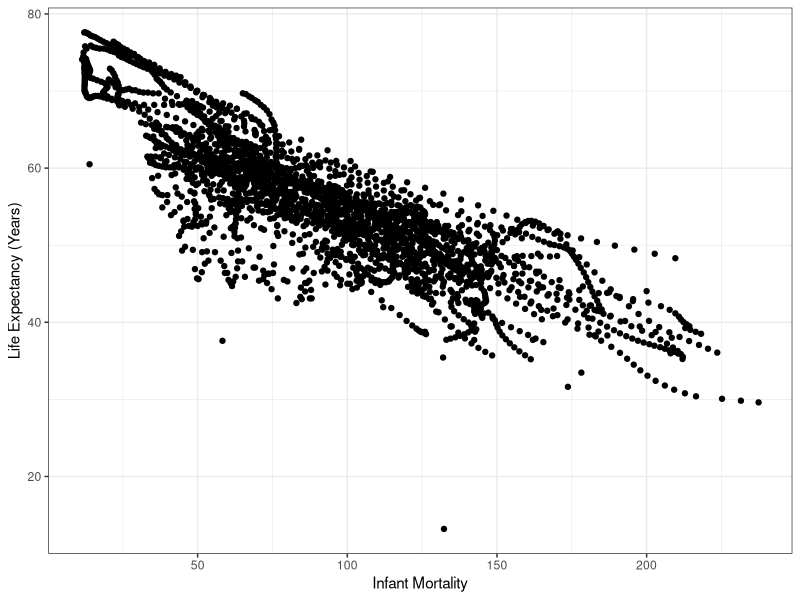
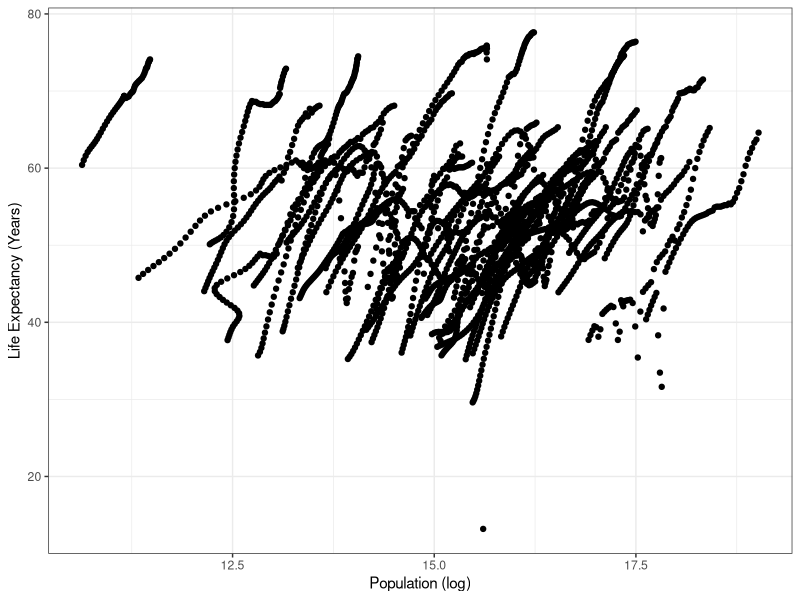
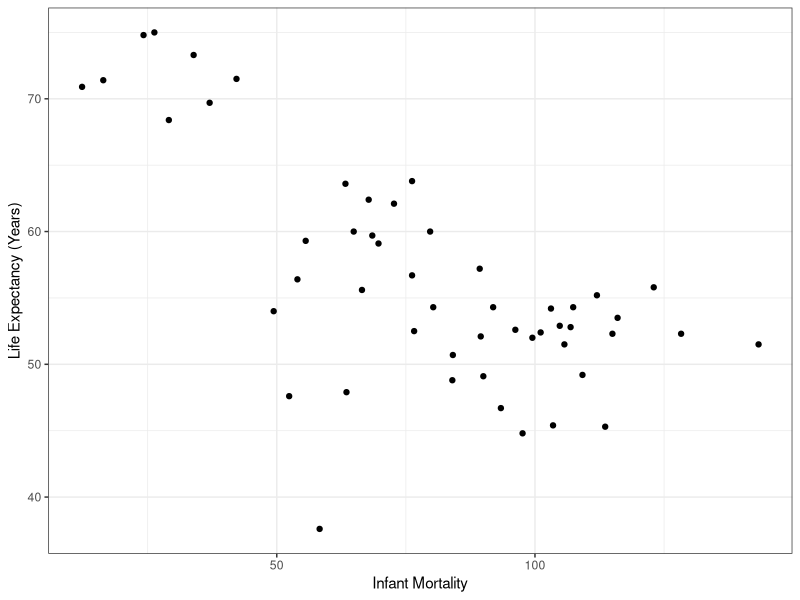
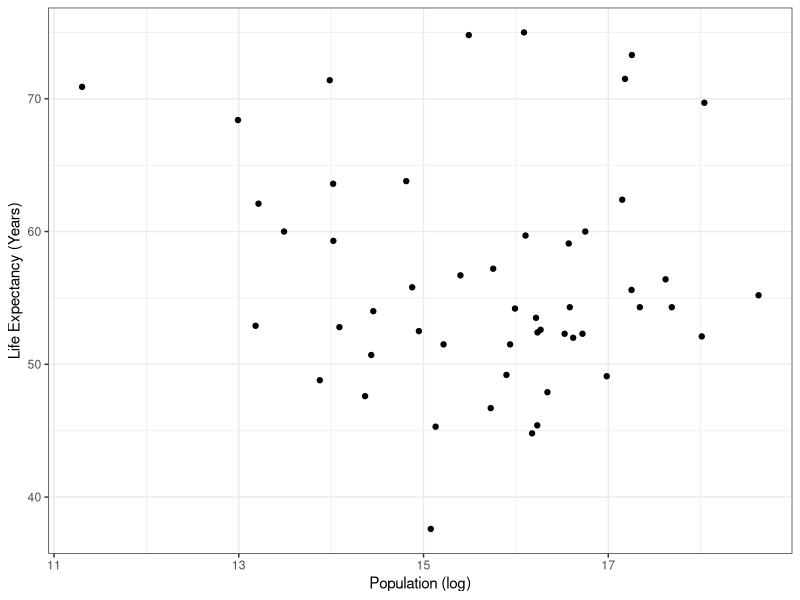
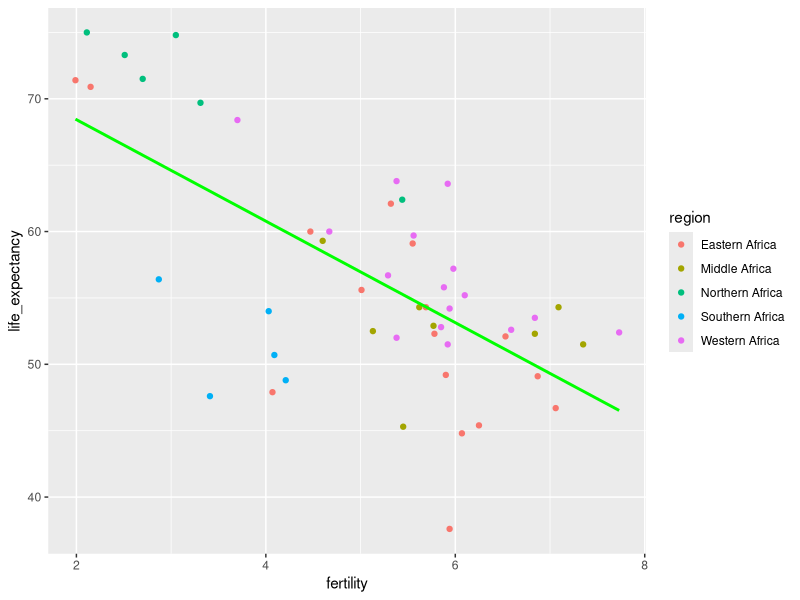
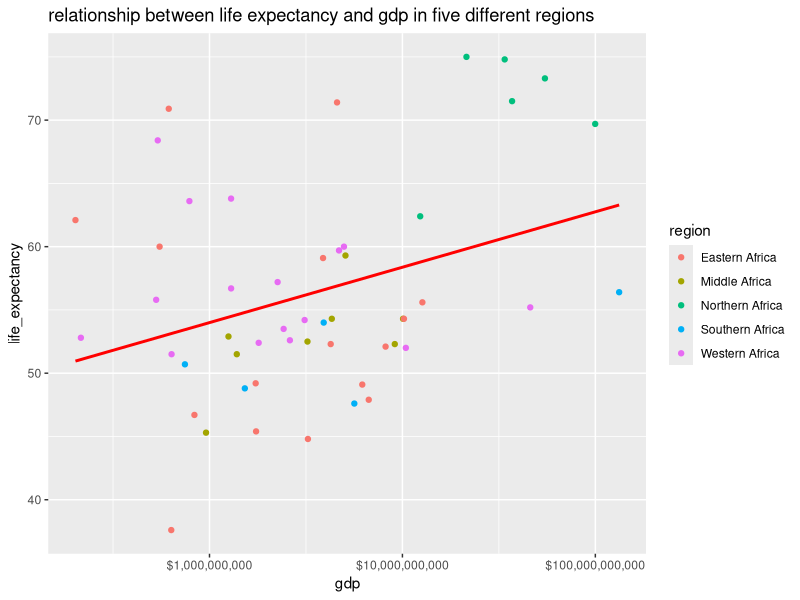

The R source for these figures, in order:
## ---- chunk 1
#install and load required packages
library(tidyverse)
## ---- chunk 2
#install and load required packages
library(dslabs)
#find gapminder data to be used for exercise
#help(gapminder)
## ---- chunk 3
str(gapminder) #get an overview of the data structure
## ---- chunk 4
summary(gapminder) #get a summary of the data
## ---- chunk 5
class(gapminder) #determine the type of object gapminer is 
## ---- chunk 6
#save all data to "data"
data = gapminder

# subset based on Continent == Africa
africaData = data[ which(data$continent=="Africa"), ]

str(africaData) #get an overview of the data structure
## ---- chunk 7
summary(africaData) #get a summary of the data
## ---- chunk 8
##did you mean to do below instead of get a summary of gapminder?
summary(data)
## ---- chunk 9
#Subset Africa infant mortality and life expectancy
infantM_LifeE = africaData[c("infant_mortality", "life_expectancy")]

str(infantM_LifeE) #get an overview of the data structure
## ---- chunk 10
### using select function to extract a data frame only include infant mortality and life expectancy
infantM_LifeE2=select(africaData, infant_mortality,life_expectancy)
###get an overview of the data structure
str(infantM_LifeE2)
###get a summary of the data
summary(infantM_LifeE2)
## ---- chunk 11
summary(infantM_LifeE)#get a summary of the data
## ---- chunk 12
# Plot life expectancy as a function of infant mortality 
ggplot(infantM_LifeE, aes(x=infant_mortality, y=life_expectancy)) + geom_point()+xlab("Infant Mortality")+ ylab("Life Expectancy (Years)")+
  theme_bw()

## ---- chunk 13
#Subset Africa population and life expectancy
pop_LifeE = africaData[c("population", "life_expectancy")]
str(pop_LifeE) #get an overview of the data structure

## ---- chunk 14
summary(pop_LifeE) #get a summary of the data
## ---- chunk 15
# Plot life expectancy as a function of population
ggplot(pop_LifeE, aes(x=log(population), y=life_expectancy)) + geom_point() +xlab("Population (log)")+ ylab("Life Expectancy (Years)")+
  theme_bw()

## ---- chunk 16
# determine the years with missing values for NA
infantNA  = (africaData[is.na(africaData$infant_mortality), ]  )
table(infantNA$year)
## ---- chunk 17
#using filter and count functions
infantNA2=africaData%>%
  filter(is.na(infant_mortality))%>%
  count(year)
infantNA2
## ---- chunk 18
# subset year 2000
y_2000 = africaData[ which(africaData$year=="2000"), ]
summary(y_2000) #get a summary of the data
## ---- chunk 19
# Plot life expectancy as a function of infant mortality 
ggplot(y_2000, aes(x=infant_mortality, y=life_expectancy)) + geom_point() +xlab("Infant Mortality")+ ylab("Life Expectancy (Years)")+
  theme_bw()
## ---- chunk 20
# Plot life expectancy as a function of infant mortality 

ggplot(y_2000, aes(x=log(population), y=life_expectancy)) + geom_point() +xlab("Population (log)")+ ylab("Life Expectancy (Years)")+
  theme_bw()
## ---- chunk 21
###find out if there is any missing value of fertility and gdp in year 2000
summary(y_2000)
###since there is no missing value in year 2000, we still choose this year to plot life expectancy as a function of fertility
y_2000%>%
  ggplot(aes(x=fertility,y=life_expectancy,color=region))+
  geom_point()+
  geom_smooth(method="lm",se=FALSE,color="green")
  labs(x="fertility",y="life_expectancy", title="relationship between life expectancy and fertility")+
  theme_minimal()
###plot life expectancy as a function of gdp
y_2000%>%
  ggplot(aes(x=gdp,y=life_expectancy,color=region))+
  geom_point()+
  geom_smooth(method="lm",se=FALSE,color="red")+
  labs(x="gdp",y="life_expectancy", title="relationship between life expectancy and gdp in five different regions")+
  scale_x_log10(labels=scales::dollar_format())
## ---- chunk 22

fit1 = lm(life_expectancy~infant_mortality, data=y_2000)
fit1_table = broom::tidy(fit1)
print(fit1_table)
## ---- chunk 23
fit2 = lm(life_expectancy~population, data=y_2000)
fit2_table = broom::tidy(fit2)
print(fit2_table)
## ---- chunk 24
###linear model to predict life expectancy using fertility
lm1=lm(life_expectancy~fertility, data=y_2000)
table1=broom::tidy(lm1)%>%
  knitr::kable(digits=3)
###linear model to predict life expectancy using gdp
lm2=lm(life_expectancy~gdp,data=y_2000)
table2=broom::tidy(lm2)%>%
  knitr::kable(digits=3)
table1
table2
